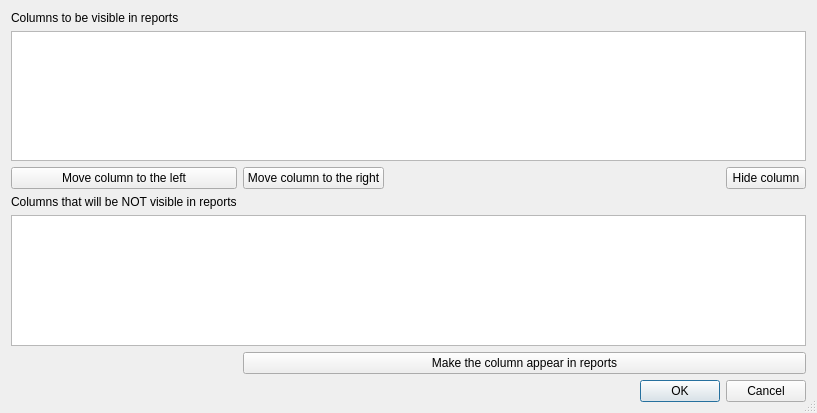
<?xml version="1.0" encoding="UTF-8"?>
<ui version="4.0">
 <author>Jan 'Koviš' Struhar</author>
 <class>ReportColumnConfigurationDlg</class>
 <widget class="QDialog" name="ReportColumnConfigurationDlg">
  <property name="geometry">
   <rect>
    <x>0</x>
    <y>0</y>
    <width>817</width>
    <height>413</height>
   </rect>
  </property>
  <property name="windowTitle">
   <string>Column selection</string>
  </property>
  <property name="sizeGripEnabled">
   <bool>true</bool>
  </property>
  <layout class="QGridLayout">
   <item row="0" column="0">
    <widget class="QLabel" name="label">
     <property name="text">
      <string>Columns to be visible in reports</string>
     </property>
    </widget>
   </item>
   <item row="1" column="0" colspan="4">
    <widget class="QTableView" name="m_visibleColumns">
     <property name="acceptDrops">
      <bool>true</bool>
     </property>
     <property name="toolTip">
      <string>Use move left &lt;img src=&quot;:/images/1leftarrow.png&quot; /&gt;/move right &lt;img src=&quot;:/images/1rightarrow.png&quot; /&gt;buttons or drag the columns to change their order. Drag&amp;amp;drop the columns to the other table to hide them - or use hide &lt;img src=&quot;:/images/1downarrow.png&quot; /&gt; button</string>
     </property>
     <property name="dragEnabled">
      <bool>true</bool>
     </property>
     <property name="dragDropMode">
      <enum>QAbstractItemView::DragDrop</enum>
     </property>
     <property name="alternatingRowColors">
      <bool>true</bool>
     </property>
     <property name="selectionBehavior">
      <enum>QAbstractItemView::SelectColumns</enum>
     </property>
    </widget>
   </item>
   <item row="2" column="0">
    <widget class="QPushButton" name="columnLeftButton">
     <property name="text">
      <string>Move column to the left</string>
     </property>
     <property name="icon">
      <iconset resource="HolyServices.qrc">
       <normaloff>:/images/1leftarrow.png</normaloff>:/images/1leftarrow.png</iconset>
     </property>
     <property name="iconSize">
      <size>
       <width>22</width>
       <height>22</height>
      </size>
     </property>
    </widget>
   </item>
   <item row="2" column="1">
    <widget class="QPushButton" name="columnRightButton">
     <property name="text">
      <string>Move column to the right</string>
     </property>
     <property name="icon">
      <iconset resource="HolyServices.qrc">
       <normaloff>:/images/1rightarrow.png</normaloff>:/images/1rightarrow.png</iconset>
     </property>
     <property name="iconSize">
      <size>
       <width>22</width>
       <height>22</height>
      </size>
     </property>
    </widget>
   </item>
   <item row="2" column="2">
    <spacer>
     <property name="orientation">
      <enum>Qt::Horizontal</enum>
     </property>
     <property name="sizeHint" stdset="0">
      <size>
       <width>40</width>
       <height>20</height>
      </size>
     </property>
    </spacer>
   </item>
   <item row="2" column="3">
    <widget class="QPushButton" name="hideColumnButton">
     <property name="text">
      <string>Hide column</string>
     </property>
     <property name="icon">
      <iconset resource="HolyServices.qrc">
       <normaloff>:/images/1downarrow.png</normaloff>:/images/1downarrow.png</iconset>
     </property>
     <property name="iconSize">
      <size>
       <width>22</width>
       <height>22</height>
      </size>
     </property>
    </widget>
   </item>
   <item row="4" column="0">
    <widget class="QLabel" name="label_2">
     <property name="text">
      <string>Columns that will be NOT visible in reports</string>
     </property>
    </widget>
   </item>
   <item row="5" column="0" colspan="4">
    <widget class="QTableView" name="m_hiddenColumns">
     <property name="acceptDrops">
      <bool>true</bool>
     </property>
     <property name="toolTip">
      <string>Press &quot;Expose&quot; &lt;img src=&quot;:/images/1uparrow.png&quot; /&gt; button or drag it to the other table to make it visible in report</string>
     </property>
     <property name="dragEnabled">
      <bool>true</bool>
     </property>
     <property name="dragDropMode">
      <enum>QAbstractItemView::DragDrop</enum>
     </property>
     <property name="alternatingRowColors">
      <bool>true</bool>
     </property>
     <property name="selectionBehavior">
      <enum>QAbstractItemView::SelectColumns</enum>
     </property>
    </widget>
   </item>
   <item row="6" column="1" colspan="3">
    <widget class="QPushButton" name="exposeColumnButton">
     <property name="toolTip">
      <string>Moves the selected column to the other table</string>
     </property>
     <property name="text">
      <string>Make the column appear in reports</string>
     </property>
     <property name="icon">
      <iconset resource="HolyServices.qrc">
       <normaloff>:/images/1uparrow.png</normaloff>:/images/1uparrow.png</iconset>
     </property>
     <property name="iconSize">
      <size>
       <width>22</width>
       <height>22</height>
      </size>
     </property>
    </widget>
   </item>
   <item row="7" column="0" colspan="4">
    <widget class="QDialogButtonBox" name="buttonBox">
     <property name="orientation">
      <enum>Qt::Horizontal</enum>
     </property>
     <property name="standardButtons">
      <set>QDialogButtonBox::Cancel|QDialogButtonBox::Ok</set>
     </property>
    </widget>
   </item>
   <item row="3" column="0">
    <spacer name="verticalSpacer">
     <property name="orientation">
      <enum>Qt::Vertical</enum>
     </property>
     <property name="sizeHint" stdset="0">
      <size>
       <width>20</width>
       <height>10</height>
      </size>
     </property>
    </spacer>
   </item>
  </layout>
 </widget>
 <resources>
  <include location="HolyServices.qrc"/>
 </resources>
 <connections>
  <connection>
   <sender>buttonBox</sender>
   <signal>accepted()</signal>
   <receiver>ReportColumnConfigurationDlg</receiver>
   <slot>accept()</slot>
   <hints>
    <hint type="sourcelabel">
     <x>248</x>
     <y>254</y>
    </hint>
    <hint type="destinationlabel">
     <x>157</x>
     <y>274</y>
    </hint>
   </hints>
  </connection>
  <connection>
   <sender>buttonBox</sender>
   <signal>rejected()</signal>
   <receiver>ReportColumnConfigurationDlg</receiver>
   <slot>reject()</slot>
   <hints>
    <hint type="sourcelabel">
     <x>316</x>
     <y>260</y>
    </hint>
    <hint type="destinationlabel">
     <x>286</x>
     <y>274</y>
    </hint>
   </hints>
  </connection>
 </connections>
</ui>
